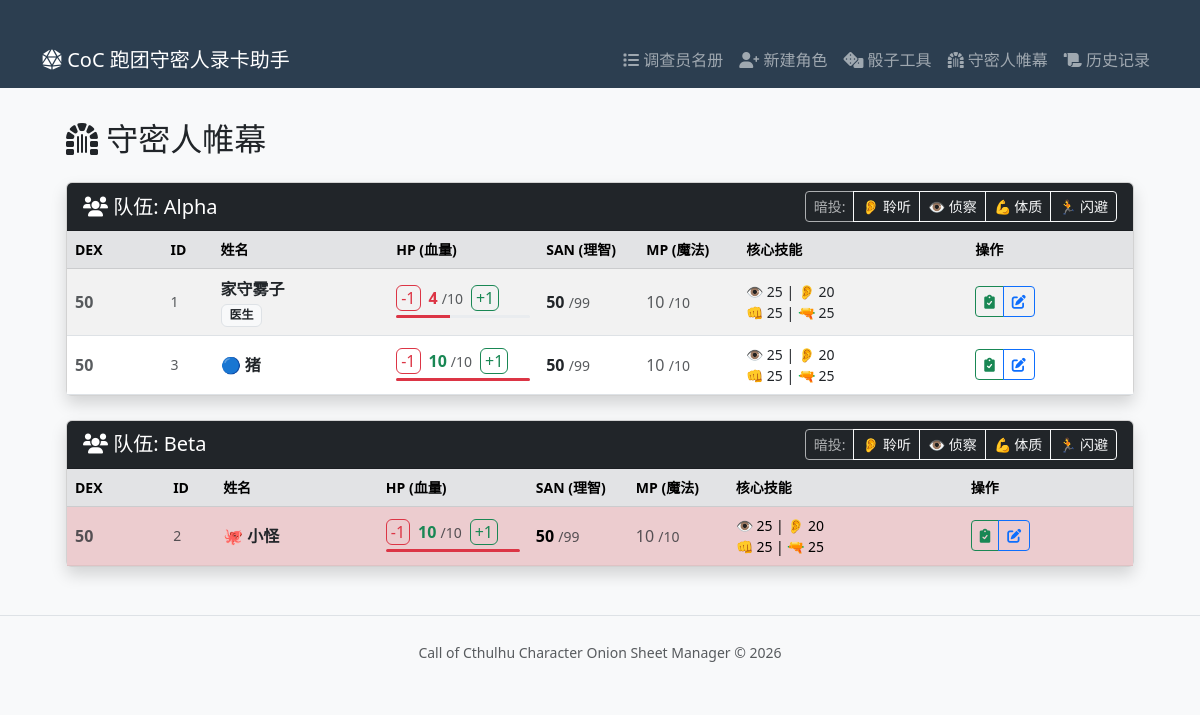
The page /kp/dashboard on the database as committed earlier.
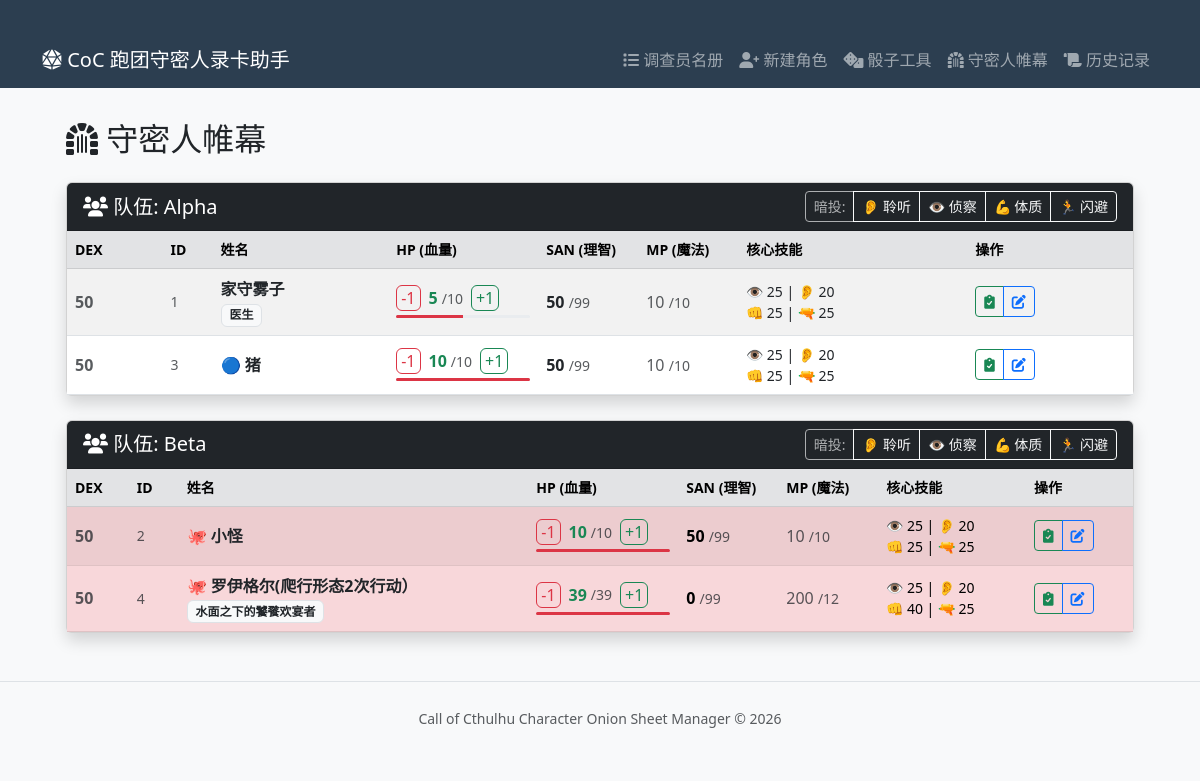
The same page on the database as committed later.
### models.py (models this page shows)
class Investigator(SQLModel, table=True):
    id: Optional[int] = Field(default=None, primary_key=True)
    player_name: str = Field(default="")
    name: str = Field(default="")
    occupation: str = Field(default="")
    mother_tongue: str = Field(default="")
    gender: str = Field(default="")
    age: int = Field(default=20)
    team_name: str = Field(default="Alpha")
    card_type: str = Field(default="player")
    armor: int = Field(default=0)
    str_stat: int = Field(default=50)  # 力量
    dex_stat: int = Field(default=50)  # 敏捷
    con_stat: int = Field(default=50)  # 体质
    pow_stat: int = Field(default=50)  # 意志
    app_stat: int = Field(default=50)  # 外貌
    siz_stat: int = Field(default=50)  # 体型
    int_stat: int = Field(default=50)  # 智力
    edu_stat: int = Field(default=50)  # 教育
    luck_stat: int = Field(default=50)  # 幸运
    hp_max: int = Field(default=10)  # 生命上限
    mp_max: int = Field(default=10)  # 魔法上限
    db_val: str = Field(default="0")  # 伤害加值 (通常是字符串如 +1d4)
    san_current: int = Field(default=50)
    mp_current: int = Field(default=10)
    hp_current: int = Field(default=10)
    credit_rating: int = Field(default=0)
    spot_hidden: int = Field(default=25)
    listen: int = Field(default=20)
    library_use: int = Field(default=20)
    first_aid: int = Field(default=30)
    medicine: int = Field(default=1)  # 修正默认值
    psychoanalysis: int = Field(default=1)
    charm: int = Field(default=15)
    fast_talk: int = Field(default=5)
    intimidate: int = Field(default=15)
    persuade: int = Field(default=10)
    accounting: int = Field(default=5)
    appraise: int = Field(default=5)
    archaeology: int = Field(default=1)
    anthropology: int = Field(default=1)
    law: int = Field(default=5)
    history: int = Field(default=5)
    occult: int = Field(default=5)
    natural_world: int = Field(default=10)
    psychology: int = Field(default=10)
    science_a_name: str = Field(default="")
    science_a_val: int = Field(default=1)
    science_b_name: str = Field(default="")
    science_b_val: int = Field(default=1)
    science_c_name: str = Field(default="")
    science_c_val: int = Field(default=1)
    ride: int = Field(default=5)
    drive_auto: int = Field(default=20)
    drive_a_name: str = Field(default="")
    drive_a_val: int = Field(default=1)
    locksmith: int = Field(default=1)
    mech_repair: int = Field(default=10)
    elec_repair: int = Field(default=10)
    climb: int = Field(default=20)
    jump: int = Field(default=20)
    swim: int = Field(default=20)
    stealth: int = Field(default=20)
    track: int = Field(default=10)
    sleight_of_hand: int = Field(default=10)
    disguise: int = Field(default=5)
    navigate: int = Field(default=10)
    survival: int = Field(default=10)
    dodge: int = Field(default=25)
    throw: int = Field(default=20)
    fighting_brawl: int = Field(default=25)
    fighting_b_name: str = Field(default="")
    fighting_b_val: int = Field(default=1)
    fighting_c_name: str = Field(default="")
    fighting_c_val: int = Field(default=1)
    firearms_handgun: int = Field(default=25)
    firearms_rifle: int = Field(default=25)
    firearms_c_name: str = Field(default="")
    firearms_c_val: int = Field(default=1)
    language: int = Field(default=50)
    language_b_name: str = Field(default="")
    language_b_val: int = Field(default=1)
    language_c_name: str = Field(default="")
    language_c_val: int = Field(default=1)
    craft_a_name: str = Field(default="")
    craft_a_val: int = Field(default=5)
    craft_b_name: str = Field(default="")
    craft_b_val: int = Field(default=5)
    cthulhu_mythos: int = Field(default=0)
    item_1: str = Field(default="")
    item_2: str = Field(default="")
    item_3: str = Field(default="")
    item_4: str = Field(default="")
    item_5: str = Field(default="")
    item_6: str = Field(default="")
    item_7: str = Field(default="")
    item_8: str = Field(default="")
    description: str = Field(default="")
    ideology: str = Field(default="")
    significant_people: str = Field(default="")
    significant_location: str = Field(default="")
    treasured_possession: str = Field(default="")
    traits: str = Field(default="")
    injuries: str = Field(default="")
    history_text_1: str = Field(default="")# 可以在前端用换行符分隔
    history_text_2: str = Field(default="")
    history_text_3: str = Field(default="")
    history_text_4: str = Field(default="")
    spells_text_1: str = Field(default="")
    spells_text_2: str = Field(default="")
    spells_text_3: str = Field(default="")
    spells_text_4: str = Field(default="")
    fighting_damage_a: str = Field(default="")
    fighting_damage_b: str = Field(default="")
    fighting_damage_c: str = Field(default="")
    firearms_damage_a: str = Field(default="")
    firearms_damage_b: str = Field(default="")
    firearms_damage_c: str = Field(default="")

### routers/kp.py (the view)
@router.get("/dashboard", response_class=HTMLResponse)
async def kp_dashboard(request: Request, session: Session = Depends(get_session)):
    statement = select(Investigator).order_by(Investigator.team_name, Investigator.dex_stat.desc())
    all_invs = session.exec(statement).all()
    teams = {}
    for inv in all_invs:
        if inv.team_name not in teams:
            teams[inv.team_name] = []
        teams[inv.team_name].append(inv)
    return templates.TemplateResponse("kp_dashboard.html", {
        "request": request,
        "teams": teams
    })

### templates/kp_dashboard.html (shortened to what this page needs)
{% extends "base.html" %}
{% block content %}
<div class="container-fluid px-4">
    <h2 class="mb-4"><i class="fas fa-dungeon"></i> 守密人帷幕 </h2>
    <div id="kp-dashboard-container"
         hx-get="/kp/dashboard/content"
         hx-trigger="every 2s"
         hx-swap="innerHTML">
        {% include "snippets/kp_dashboard_teams.html" %}
    </div>
</div>
{% endblock %}

### templates/snippets/kp_dashboard_teams.html (shortened to what the changed rows need)
    {% for team_name, members in teams.items() %}
    <div class="card mb-4 shadow">
        <div class="card-header bg-dark text-white d-flex justify-content-between align-items-center">
            <h5 class="mb-0">
                <i class="fas fa-users"></i> 队伍: {{ team_name }}
            </h5>
            <div class="btn-group btn-group-sm">
                <span class="btn btn-outline-light disabled">暗投:</span>
                <button class="btn btn-outline-light"
                        hx-post="/kp/mass_roll" hx-vals='{"team_name": "{{ team_name }}", "skill_key": "listen", "skill_label": "聆听"}' hx-target="#mass-roll-result-{{ loop.index }}">
                    👂 聆听
                </button>
                <button class="btn btn-outline-light"
                        hx-post="/kp/mass_roll" hx-vals='{"team_name": "{{ team_name }}", "skill_key": "spot_hidden", "skill_label": "侦察"}' hx-target="#mass-roll-result-{{ loop.index }}">
                    👁️ 侦察
                </button>
                <button class="btn btn-outline-light"
                        hx-post="/kp/mass_roll" hx-vals='{"team_name": "{{ team_name }}", "skill_key": "con_stat", "skill_label": "体质"}' hx-target="#mass-roll-result-{{ loop.index }}">
                    💪 体质
                </button>
                <button class="btn btn-outline-light"
                        hx-post="/kp/mass_roll" hx-vals='{"team_name": "{{ team_name }}", "skill_key": "dodge", "skill_label": "闪避"}' hx-target="#mass-roll-result-{{ loop.index }}">
                    🏃 闪避
                </button>
            </div>
        </div>
        <div class="card-body p-0">
            <div class="table-responsive">
                <table class="table table-hover table-striped mb-0 align-middle">
                    <thead class="table-secondary small">
                        <tr>
                            <th>DEX</th>
                            <th style="width: 50px;">ID</th>
                            <th>姓名</th>
                            <th style="width: 150px;">HP (血量)</th>
                            <th style="width: 100px;">SAN (理智)</th>
                            <th style="width: 100px;">MP (魔法)</th>
                            <th>核心技能</th>
                            <th>操作</th>
                        </tr>
                    </thead>
                    <tbody>
                        {% for inv in members %}
                        <tr class="{% if inv.card_type == 'monster' %}table-danger{% endif %}">
                            <td class="fw-bold text-muted">{{ inv.dex_stat }}</td>
                            <td class="text-muted small">{{ inv.id }}</td>
                            <td>
                                <strong>
                                    {% if inv.card_type == 'monster' %}🐙 {% endif %}
                                    {% if inv.card_type == 'npc' %}🔵 {% endif %}
                                    <a href="/investigators/inspect/{{ inv.id }}" target="_blank" class="text-decoration-none text-dark">{{ inv.name }}</a>
                                </strong>
                                <br>
                                <span class="badge bg-light text-dark border">{{ inv.occupation }}</span>
                            </td>
                            <td>
                                <div class="d-flex align-items-center">
                                    <button class="btn btn-xs btn-outline-danger py-0 px-1 me-1"
                                            hx-post="/kp/quick_change" hx-vals='{"inv_id": {{ inv.id }}, "field": "hp_current", "delta": -1}' hx-target="#hp-val-{{ inv.id }}">-1</button>
                                    <span id="hp-val-{{ inv.id }}" class="fw-bold mx-1 {{ 'text-danger' if inv.hp_current < 5 else 'text-success' }}">
                                        {{ inv.hp_current }}
                                    </span>
                                    <span class="text-muted small me-1">/{{ inv.hp_max }}</span>
                                    <button class="btn btn-xs btn-outline-success py-0 px-1 ms-1"
                                            hx-post="/kp/quick_change" hx-vals='{"inv_id": {{ inv.id }}, "field": "hp_current", "delta": 1}' hx-target="#hp-val-{{ inv.id }}">+1</button>
                                </div>
                                <div class="progress mt-1" style="height: 3px;">
                                    <div class="progress-bar bg-danger" role="progressbar" style="width: {{ (inv.hp_current / inv.hp_max) * 100 }}%"></div>
                                </div>
                            </td>
                            <td>
                                <span class="fw-bold">{{ inv.san_current }}</span>
                                <span class="text-muted small">/{{ 99 - inv.cthulhu_mythos }}</span>
                            </td>
                             <td>
                                <span class="text-muted">{{ inv.mp_current }}</span>
                                <span class="text-muted small">/{{ inv.mp_max }}</span>
                             </td>
                            <td class="small">
                                <div>👁️ {{ inv.spot_hidden }} | 👂 {{ inv.listen }}</div>
                                <div>👊 {{ inv.fighting_brawl }} | 🔫 {{ inv.firearms_handgun }}</div>
                            </td> <td>
                                <div class="btn-group btn-group-sm">
                                    <a href="/investigators/inspect/{{ inv.id }}" class="btn btn-outline-success" title="检验">
                                        <i class="fas fa-clipboard-check"></i>
                                    </a>
                                    <a href="/investigators/edit/{{ inv.id }}" class="btn btn-outline-primary" title="编辑">
                                        <i class="fas fa-edit"></i>
                                    </a>
                                </div>
                            </td>
                        </tr>
                        {% endfor %}
                    </tbody>
                </table>
            </div>
        </div>
    </div>
    {% endfor %}

Rows that differ between the two databases and show on the page:
changed Investigator "Alpha": hp_current "4" → "5"
added Investigator: dex_stat "50", id "4", name "罗伊格尔(爬行形态2次行动）", occupation "水面之下的饕餮欢宴者", hp_current "39", hp_max "39", san_current "0", 99-inv.cthulhu_mythos "99", mp_current "200", mp_max "12", spot_hidden "25", listen "20", fighting_brawl "40", firearms_handgun "25", card_type "monster" (drawn), shown under "Beta"
